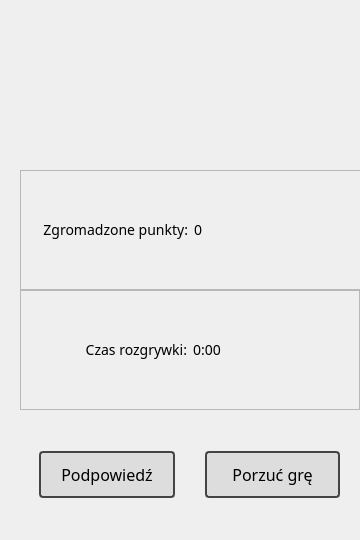
   <widget class="QWidget" name="GameWidget" native="true">
    <property name="enabled">
     <bool>true</bool>
    </property>
    <property name="geometry">
     <rect>
      <x>600</x>
      <y>0</y>
      <width>360</width>
      <height>540</height>
     </rect>
    </property>
    <widget class="QFrame" name="PunktyFrame">
     <property name="geometry">
      <rect>
       <x>20</x>
       <y>170</y>
       <width>341</width>
       <height>120</height>
      </rect>
     </property>
     <property name="frameShape">
      <enum>QFrame::StyledPanel</enum>
     </property>
     <property name="frameShadow">
      <enum>QFrame::Raised</enum>
     </property>
     <layout class="QHBoxLayout" name="horizontalLayout">
      <item>
       <widget class="QLabel" name="PunktyLicznikLbl">
        <property name="layoutDirection">
         <enum>Qt::RightToLeft</enum>
        </property>
        <property name="styleSheet">
         <string notr="true">QLabel{
display: inline-block;
font-family: sans-serif, Arial;
font-size: 14px;
}

</string>
        </property>
        <property name="text">
         <string>Zgromadzone punkty:</string>
        </property>
        <property name="alignment">
         <set>Qt::AlignRight|Qt::AlignTrailing|Qt::AlignVCenter</set>
        </property>
       </widget>
      </item>
      <item>
       <widget class="QLabel" name="PunktyNapisLbl">
        <property name="styleSheet">
         <string notr="true">QLabel{
display: inline-block;
font-family: sans-serif, Arial;
font-size: 14px;
}

</string>
        </property>
        <property name="text">
         <string>0</string>
        </property>
       </widget>
      </item>
     </layout>
     <zorder>PunktyNapisLbl</zorder>
     <zorder>PunktyLicznikLbl</zorder>
    </widget>
    <widget class="QFrame" name="CzasFrame">
     <property name="geometry">
      <rect>
       <x>20</x>
       <y>290</y>
       <width>340</width>
       <height>120</height>
      </rect>
     </property>
     <property name="frameShape">
      <enum>QFrame::StyledPanel</enum>
     </property>
     <property name="frameShadow">
      <enum>QFrame::Raised</enum>
     </property>
     <layout class="QHBoxLayout" name="horizontalLayout_2">
      <item>
       <widget class="QLabel" name="CzasNapisLbl">
        <property name="layoutDirection">
         <enum>Qt::RightToLeft</enum>
        </property>
        <property name="styleSheet">
         <string notr="true">QLabel{
display: inline-block;
font-family: sans-serif, Arial;
font-size: 14px;
}

</string>
        </property>
        <property name="text">
         <string>Czas rozgrywki:</string>
        </property>
        <property name="alignment">
         <set>Qt::AlignRight|Qt::AlignTrailing|Qt::AlignVCenter</set>
        </property>
       </widget>
      </item>
      <item>
       <widget class="QLabel" name="CzasLicznikLbl">
        <property name="styleSheet">
         <string notr="true">QLabel{
display: inline-block;
font-family: sans-serif, Arial;
font-size: 14px;
}

</string>
        </property>
        <property name="text">
         <string>0:00</string>
        </property>
       </widget>
      </item>
     </layout>
    </widget>
    <widget class="QWidget" name="GraWidget" native="true">
     <property name="geometry">
      <rect>
       <x>19</x>
       <y>409</y>
       <width>341</width>
       <height>131</height>
      </rect>
     </property>
     <layout class="QHBoxLayout" name="horizontalLayout_6">
      <property name="spacing">
       <number>30</number>
      </property>
      <property name="leftMargin">
       <number>20</number>
      </property>
      <property name="rightMargin">
       <number>20</number>
      </property>
      <item>
       <widget class="QPushButton" name="PodpowiedzButton">
        <property name="font">
         <font>
          <family>sans-serif</family>
          <pointsize>-1</pointsize>
         </font>
        </property>
        <property name="styleSheet">
         <string notr="true">QPushButton{
display: inline-block;
background-color: #ddd;
padding: 10px 20px;
font-family: sans-serif, Arial;
font-size: 16px;
border: 2px solid #444;
border-radius: 4px;
}

QPushButton:hover:!pressed
{
background-color: #dfd;
}

QPushButton:pressed
{
border: 2px dashed #444;  
}

</string>
        </property>
        <property name="text">
         <string>Podpowiedź</string>
        </property>
       </widget>
      </item>
      <item>
       <widget class="QPushButton" name="PorzucGreButton">
        <property name="styleSheet">
         <string notr="true">QPushButton{
display: inline-block;
background-color: #ddd;
padding: 10px 20px;
font-family: sans-serif, Arial;
font-size: 16px;
border: 2px solid #444;
border-radius: 4px;
}

QPushButton:hover:!pressed
{
background-color: #dfd;
}

QPushButton:pressed
{
border: 2px dashed #444;  
}

</string>
        </property>
        <property name="text">
         <string>Porzuć grę</string>
        </property>
       </widget>
      </item>
     </layout>
    </widget>
    <widget class="QLabel" name="WiadomoscGraLbl">
     <property name="geometry">
      <rect>
       <x>18</x>
       <y>100</y>
       <width>341</width>
       <height>71</height>
      </rect>
     </property>
     <property name="styleSheet">
      <string notr="true">QLabel{
display: inline-block;
font-family: sans-serif, Arial;
font-size: 14px;
}

</string>
     </property>
     <property name="text">
      <string/>
     </property>
     <property name="alignment">
      <set>Qt::AlignCenter</set>
     </property>
    </widget>
   </widget>
